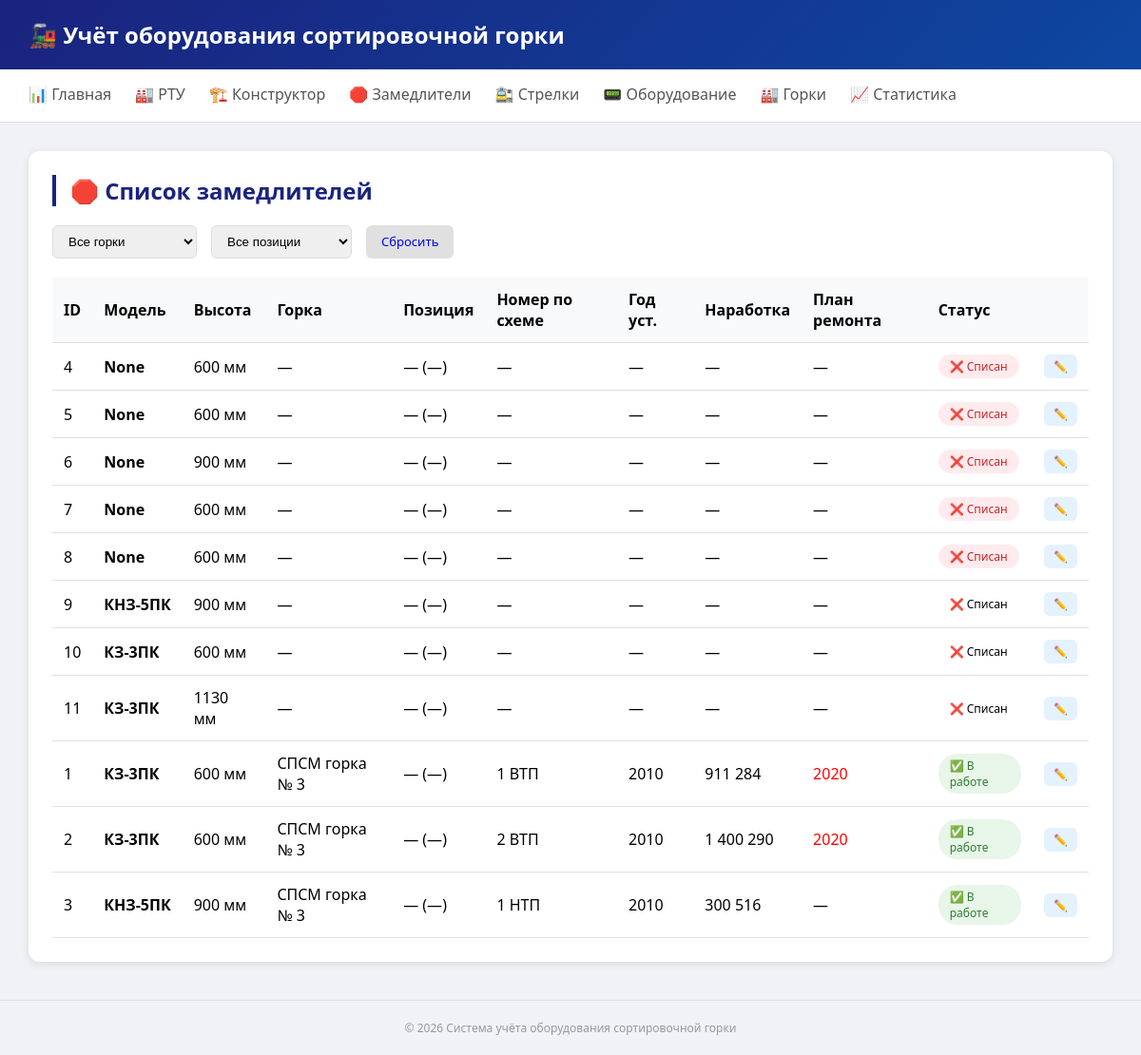
The page /retarders/ on the database as committed earlier.
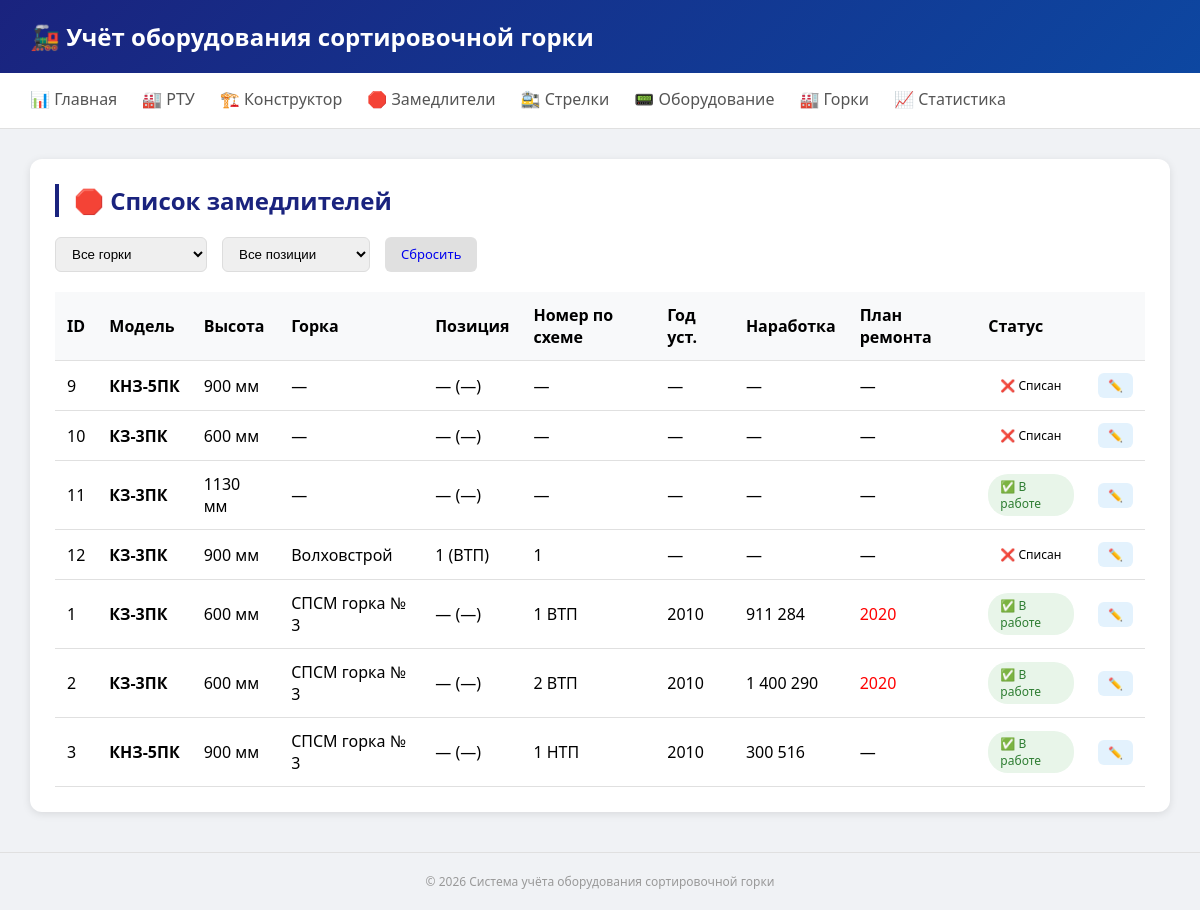
The same page on the database as committed later.
### tables this page shows
CREATE TABLE retarders (
        id INTEGER PRIMARY KEY AUTOINCREMENT,
        device_id INTEGER NOT NULL UNIQUE,
        
        model TEXT,
        height_mm INTEGER,
        tor_position TEXT,
        way TEXT,
        install_year INTEGER,
        last_repair_year INTEGER,
        last_modernization_year INTEGER,
        total_operations INTEGER,
        avg_usage INTEGER,
        planned_repair_year INTEGER,
        residual_value REAL,
        
        FOREIGN KEY (device_id) REFERENCES devices(id)
    );

CREATE TABLE devices (
        id INTEGER PRIMARY KEY AUTOINCREMENT,
        equipment_type_id INTEGER NOT NULL,
        park_id INTEGER,
        track_section_id INTEGER,
        brake_position_id INTEGER,
        
        model TEXT,
        inv_number TEXT UNIQUE,
        serial_number TEXT,
        
        location_detail TEXT,
        mount_date DATE,
        
        params TEXT,
        
        manufacture_date DATE,
        install_date DATE,
        last_check_date DATE,
        
        status TEXT DEFAULT 'active',
        notes TEXT, rtu_batch_id INTEGER, manufacturer TEXT, passport_data TEXT, height_mm INTEGER, network_number TEXT, be TEXT DEFAULT "5067", os6_name TEXT, os6_install_year INTEGER, os6_last_repair INTEGER, os6_last_modernization INTEGER,
        
        FOREIGN KEY (equipment_type_id) REFERENCES equipment_types(id),
        FOREIGN KEY (park_id) REFERENCES parks(id),
        FOREIGN KEY (track_section_id) REFERENCES track_sections(id),
        FOREIGN KEY (brake_position_id) REFERENCES brake_positions(id)
    );

CREATE TABLE parks (
        id INTEGER PRIMARY KEY AUTOINCREMENT,
        name TEXT NOT NULL,
        station TEXT,
        class INTEGER,
        num_tracks INTEGER,
        num_bundles INTEGER,
        control_system TEXT,
        description TEXT
    );

CREATE TABLE brake_positions (
        id INTEGER PRIMARY KEY AUTOINCREMENT,
        track_section_id INTEGER NOT NULL,
        position_number INTEGER NOT NULL,
        position_type TEXT,
        position_letter TEXT,
        max_speed_kmh REAL,
        num_retarders INTEGER DEFAULT 1,
        
        FOREIGN KEY (track_section_id) REFERENCES track_sections(id)
    );

### routers/retarders.py (the view)
@router.get("/", response_class=HTMLResponse)
async def retarders_list(request: Request, park_id: int = None, position: str = None):
    retarders = get_retarders(park_id, position)
    parks = get_parks()
    return templates.TemplateResponse("retarders.html", {
        "request": request, "retarders": retarders,
        "parks": parks, "selected_park": park_id, "selected_position": position
    })

### templates/retarders.html (shortened to what this page needs)
{% extends "base.html" %}
{% block content %}
<div class="card">
    <h2>🛑 Список замедлителей</h2>
    <div class="filter-bar">
        <select class="filter-select" id="parkFilter" onchange="applyFilters()">
            <option value="">Все горки</option>
        </select>
        <select class="filter-select" id="positionFilter" onchange="applyFilters()">
            <option value="">Все позиции</option>
        </select>
        <a href="/retarders" class="btn" style="background:#e0e0e0;">Сбросить</a>
    </div>
    <table class="table">
        <thead><tr><th>ID</th><th>Модель</th><th>Высота</th><th>Горка</th><th>Позиция</th><th>Номер по схеме</th><th>Год уст.</th><th>Наработка</th><th>План ремонта</th><th>Статус</th><th></th></tr></thead>
        <tbody>
            {% for r in retarders %}
            <tr>
                <td>{{ r.id }}</td>
                <td><strong>{{ r.model }}</strong></td>
                <td>{% if r.height_mm %}{{ r.height_mm }} мм{% else %}—{% endif %}</td>
                <td>{{ r.park_name or '—' }}</td>
                <td>{{ r.position_number or '—' }} ({{ r.position_type or '—' }})</td>
                <td>{{ r.tor_position or '—' }}</td>
                <td>{{ r.install_year or '—' }}</td>
                <td>{{ '{:,}'.format(r.total_operations).replace(',', ' ') if r.total_operations else '—' }}</td>
                <td>{% if r.planned_repair_year %}<span style="color: {% if r.planned_repair_year < 2025 %}red{% else %}green{% endif %};">{{ r.planned_repair_year }}</span>{% else %}—{% endif %}</td>
                <td><span class="badge badge-{{ r.status }}">{{ '✅ В работе' if r.status == 'active' else '📦 В запасе' if r.status == 'reserve' else '❌ Списан' }}</span></td>
                <td><a href="/retarders/{{ r.id }}/edit" class="btn btn-sm">✏️</a></td>
            </tr>
            {% endfor %}
        </tbody>
    </table>
</div>
{% endblock %}

Rows that differ between the two databases and show on the page:
no longer on this page (row unchanged): retarders: id "4", model "None", height_mm "600", park_name "—", position_number "—", position_type "—", tor_position "—", install_year "—", total_operations "—"
no longer on this page (row unchanged): retarders: id "5", model "None", height_mm "600", park_name "—", position_number "—", position_type "—", tor_position "—", install_year "—", total_operations "—"
removed devices: status "❌ Списан"
no longer on this page (row unchanged): retarders: id "6", model "None", height_mm "900", park_name "—", position_number "—", position_type "—", tor_position "—", install_year "—", total_operations "—"
removed devices: status "❌ Списан"
no longer on this page (row unchanged): retarders: id "7", model "None", height_mm "600", park_name "—", position_number "—", position_type "—", tor_position "—", install_year "—", total_operations "—"
removed devices: status "❌ Списан"
no longer on this page (row unchanged): retarders: id "8", model "None", height_mm "600", park_name "—", position_number "—", position_type "—", tor_position "—", install_year "—", total_operations "—"
removed devices: status "❌ Списан"
changed devices (number 3 of 7 on the later page): status "❌ Списан" → "✅ В работе"
added retarders: id "12", model "КЗ-3ПК", height_mm "900", name "Волховстрой", position_number "1", position_type "ВТП", tor_position "1", install_year "—", total_operations "—"
